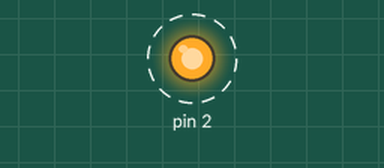
Recording of a sketch running on a simulated Arduino Uno, built with avr-gcc and run on an emulated ATmega328P. Shown: output pins drawn as LEDs (lit = HIGH). Dashed ring = blinking.

Above: at 0.5 s.
Timing chart, 0 to 4.6 s (numbered marks = the images above):
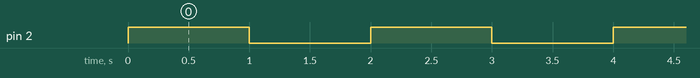

The sketch:

Blink.ino
```cpp
/*
  Blink

  This example shows how to let two LEDs blink seperately

  The circuit:
  - LED attached from digital pin 2 to ground through 220 ohm resistor.

  created 27 September 2023
  by Florian Meyhak
*/

void setup() {
  // initialize digital pin 2 as an output.
  pinMode(2, OUTPUT);
}

void loop() {
  digitalWrite(2, HIGH); // turn the extern LED on
  delay(1000); // wait for a second
  digitalWrite(2, LOW); // turn the extern LED off
  digitalWrite(13, HIGH); // turn the intern LED on
  delay(1000); // wait for a second
  digitalWrite(13,LOW); // turn the intern LED off
}
```

Measured:
- by itself, pin 2: alternates HIGH for 1.0 s and LOW for 1.0 s
